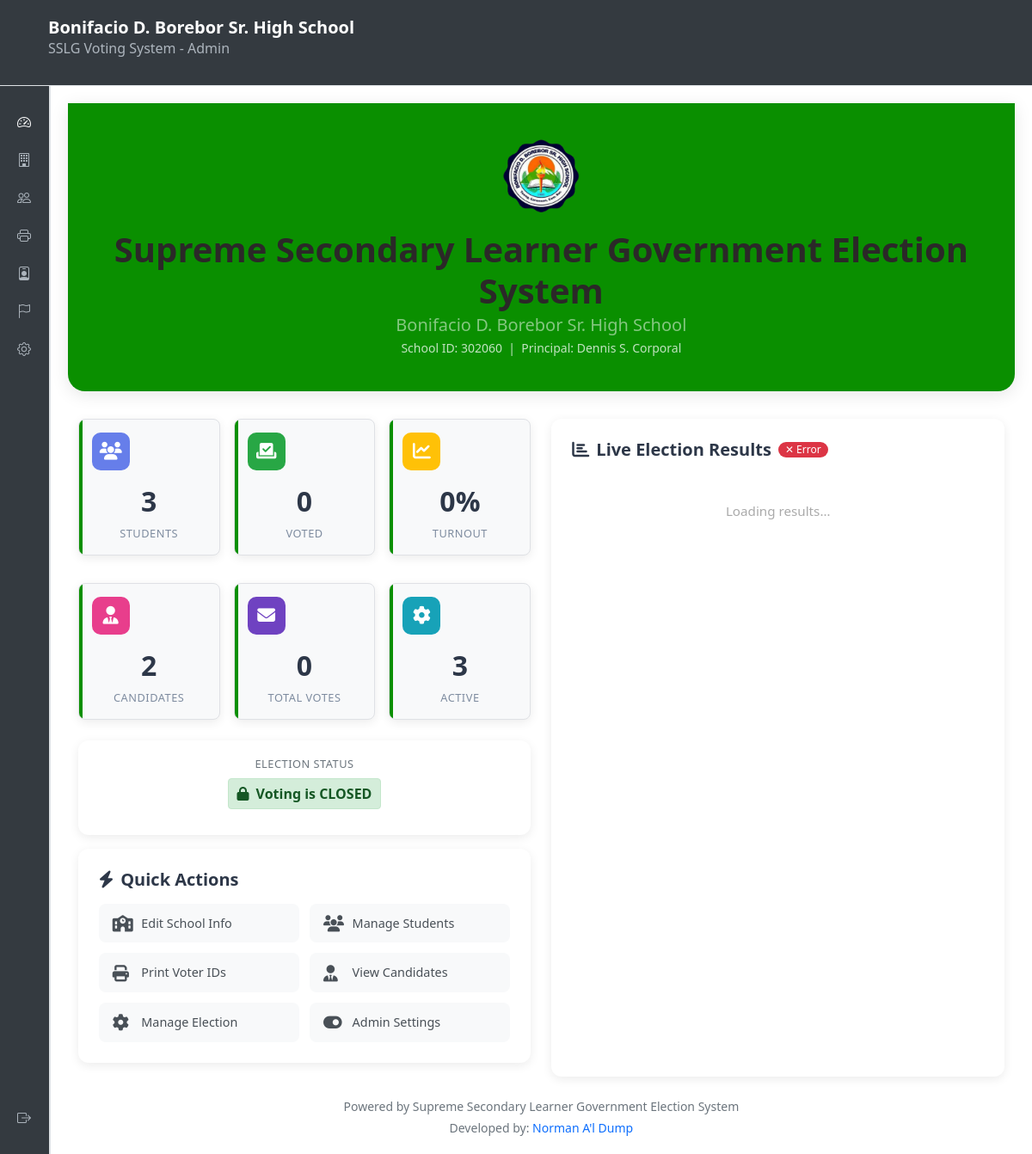
/admin/index.php (signed in), run on the app's committed database.
### tables this page shows
CREATE TABLE school_info (
            id INTEGER PRIMARY KEY AUTOINCREMENT,
            school_name TEXT NOT NULL DEFAULT 'Supreme Secondary Learner Government',
            school_address TEXT,
            school_logo TEXT,
            contact_email TEXT,
            contact_phone TEXT,
            created_at TEXT DEFAULT CURRENT_TIMESTAMP,
            updated_at TEXT DEFAULT CURRENT_TIMESTAMP
        , school_id_no TEXT DEFAULT NULL, principal_name TEXT DEFAULT NULL, logo_path TEXT);

### admin/index.php (the view, shortened to what this page needs)
<?php
$db = getDBConnection();
$election_status = $db->query("SELECT is_open FROM election_settings ORDER BY id DESC LIMIT 1")->fetch();
$voting_active = $election_status['is_open'] == 1;
$voting_closed = $election_status['is_open'] == 0;
$school_info      = $db->query("SELECT * FROM school_info LIMIT 1")->fetch();
$election_settings = $db->query("SELECT logo_path, theme_color FROM election_settings ORDER BY id DESC LIMIT 1")->fetch();
$settings = [
    'school_name'           => $school_info['school_name'] ?? 'Sample High School',
    'school_id'             => $school_info['school_id_no'] ?? 'SHS-2026',
    'principal'             => $school_info['principal_name'] ?? 'Dr. Juan Santos',
    'logo_path'             => $election_settings['logo_path'] ?? '../assets/images/logo_1770105233.png',
    'theme_color'           => $election_settings['theme_color'] ?? '#007a1b',
    'school_classification' => 'Small',
];
$school_level = $settings['school_level'] ?? 'Junior High School';
$system_title = $school_level === 'Elementary'
    ? "Supreme Elementary Learner Government Election System"
    : "Supreme Secondary Learner Government Election System";
$total_students  = $db->query("SELECT COUNT(*) FROM users WHERE role = 'voter'")->fetchColumn();
$voted_students  = $db->query("SELECT COUNT(DISTINCT voter_id) FROM votes")->fetchColumn();
$turnout         = $total_students > 0 ? round(($voted_students / $total_students) * 100, 2) : 0;
$total_candidates = $db->query("SELECT COUNT(*) FROM candidates")->fetchColumn();
$total_votes     = $db->query("SELECT COUNT(*) FROM votes")->fetchColumn();
$active_students = $db->query("SELECT COUNT(*) FROM users WHERE role = 'voter' AND is_active = 1")->fetchColumn();
include '../includes/admin_header.php';
include '../includes/admin_sidebar.php';
?>
<div class="admin-content">
    <div class="dashboard-header">
        <div class="container text-center">
            <?php if (!empty($settings['logo_path']) && file_exists($settings['logo_path'])): ?>
                <img src="<?= htmlspecialchars($settings['logo_path']) ?>" alt="School Logo" class="school-logo mb-3">
            <?php else: ?>
                <div class="school-logo bg-white d-inline-flex align-items-center justify-content-center mb-3 rounded-circle" style="color: #667eea; font-weight: bold; font-size: 1.2em;">LOGO</div>
            <?php endif; ?>
            <h1 class="display-6 mb-1 fw-bold"><?= htmlspecialchars($system_title) ?></h1>
            <h2 class="h5 text-white-50 mb-1"><?= htmlspecialchars($settings['school_name']) ?></h2>
            <p class="mb-0 opacity-75 small">School ID: <?= htmlspecialchars($settings['school_id']) ?> &nbsp;|&nbsp; Principal: <?= htmlspecialchars($settings['principal']) ?></p>
        </div>
    </div>
    <div class="container-fluid">
        <div class="row g-4">
            <div class="col-xl-6 col-lg-7">
                <div class="row g-3 mb-2">
                    <div class="col-4">
                        <div class="stat-card students">
                            <div class="stat-icon"><i class="fas fa-users"></i></div>
                            <div class="stat-value"><?= $total_students ?></div>
                            <div class="stat-label">Students</div>
                        </div>
                    </div>
                    <div class="col-4">
                        <div class="stat-card voted">
                            <div class="stat-icon"><i class="fas fa-vote-yea"></i></div>
                            <div class="stat-value"><?= $voted_students ?></div>
                            <div class="stat-label">Voted</div>
                        </div>
                    </div>
                    <div class="col-4">
                        <div class="stat-card turnout">
                            <div class="stat-icon"><i class="fas fa-chart-line"></i></div>
                            <div class="stat-value"><?= $turnout ?>%</div>
                            <div class="stat-label">Turnout</div>
                        </div>
                    </div>
                    <div class="col-4">
                        <div class="stat-card candidates">
                            <div class="stat-icon"><i class="fas fa-user-tie"></i></div>
                            <div class="stat-value"><?= $total_candidates ?></div>
                            <div class="stat-label">Candidates</div>
                        </div>
                    </div>
                    <div class="col-4">
                        <div class="stat-card votes">
                            <div class="stat-icon"><i class="fas fa-envelope"></i></div>
                            <div class="stat-value"><?= $total_votes ?></div>
                            <div class="stat-label">Total Votes</div>
                        </div>
                    </div>
                    <div class="col-4">
                        <div class="stat-card active">
                            <div class="stat-icon"><i class="fas fa-cog"></i></div>
                            <div class="stat-value"><?= $active_students ?></div>
                            <div class="stat-label">Active</div>
                        </div>
                    </div>
                </div>
                <div class="voting-status-box">
                    <h6 class="mb-2 fw-semibold text-muted text-uppercase" style="font-size:.8rem; letter-spacing:.5px;">Election Status</h6>
                    <?php if ($voting_closed): ?>
                        <div class="status-indicator status-closed">
                            <i class="fas fa-lock me-2"></i>Voting is CLOSED
                        </div>
                    <?php elseif ($voting_active): ?>
                        <div class="status-indicator status-active">
                            <i class="fas fa-play me-2"></i>Voting is ACTIVE
                        </div>
                    <?php else: ?>
                        <div class="status-indicator status-inactive">
                            <i class="fas fa-pause me-2"></i>Voting is INACTIVE
                        </div>
                    <?php endif; ?>
                </div>
                <div class="quick-actions">
                    <h5><i class="fas fa-bolt me-2"></i>Quick Actions</h5>
                    <div class="action-grid">
                        <a href="school.php" class="action-btn"><i class="fas fa-school"></i><span>Edit School Info</span></a>
                        <a href="students.php" class="action-btn"><i class="fas fa-users"></i><span>Manage Students</span></a>
                        <a href="print_ids.php" class="action-btn"><i class="fas fa-print"></i><span>Print Voter IDs</span></a>
                        <a href="candidates.php" class="action-btn"><i class="fas fa-user-tie"></i><span>View Candidates</span></a>
                        <a href="election.php" class="action-btn"><i class="fas fa-cog"></i><span>Manage Election</span></a>
                        <a href="settings.php" class="action-btn"><i class="fas fa-toggle-on"></i><span>Admin Settings</span></a>
                    </div>
                </div>
            </div>
            <div class="col-xl-6 col-lg-5">
                <div class="live-results-panel">
                    <h5>
                        <i class="fas fa-chart-bar"></i>
                        Live Election Results
                        <span class="refresh-badge" id="refreshBadge">● Live</span>
                    </h5>
                    <div id="liveResultsContainer">
                        <div class="no-data">Loading results…</div>
                    </div>
                </div>
            </div>
        </div>
        <div class="text-center mt-4 text-muted">
            <p class="mb-1 small">Powered by <?= htmlspecialchars($system_title) ?></p>
            <p class="mb-0 small">Developed by: <a href="https://www.facebook.com/Dealca27" target="_blank" class="text-primary text-decoration-none">Norman A'l Dump</a></p>
        </div>
    </div>
</div>
<?php include '../includes/admin_footer.php'; ?>

### assets/css/style.css (style rules this page uses)
body { font-family: 'Segoe UI', Tahoma, Geneva, Verdana, sans-serif; background-color: #fff; }
.stat-label { font-size: 0.9em; opacity: 0.9; }

### assets/css/admin_style.css (style rules this page uses)
:root { --bg-color: #ffffff; --text-color: #2b2828; --card-bg: #fff; --card-border: #dee2e6; --sidebar-bg: #343a40; --sidebar-text: #adb5bd; --sidebar-text-active: #fff; --header-bg: #343a40; --header-text: #fff; --table-border: #dee2e6; }
body { background-color: var(--bg-color); color: var(--text-color); opacity: 0; transition: opacity 0.35s ease, background-color 0.3s, color 0.3s; }
body.page-loaded { opacity: 1; }
.admin-content h2, .admin-content h1, .admin-content h4 { color: var(--text-color); margin-bottom: 20px; }

### includes/admin_header.php (style rules this page uses)
.admin-content .stat-card { background: #f8f9fa; padding: 15px; border-radius: 8px; text-align: center; border: 1px solid #dfe1e5; }
.admin-content .stat-value { font-size: 1.8em; font-weight: bold; color: #202124; display: block; }
.admin-content .stat-label { font-size: 0.8em; color: #5f6368; }
.admin-content .status-indicator { background: #d4edda; color: #155724; padding: 5px 10px; border-radius: 4px; font-weight: bold; margin-bottom: 10px; border: 1px solid #c3e6cb; }

### data on the page
school_info: school_name "Bonifacio D. Borebor Sr. High School", school_id_no "302060", principal_name "Dennis S. Corporal"

### other printed values
SCHOOL_NAME "Bonifacio D. Borebor Sr. High School"
$system_title "Supreme Secondary Learner Government Election System"
$total_students "3"
$voted_students "0"
$turnout "0"
$total_candidates "2"
$total_votes "0"
$active_students "3"
